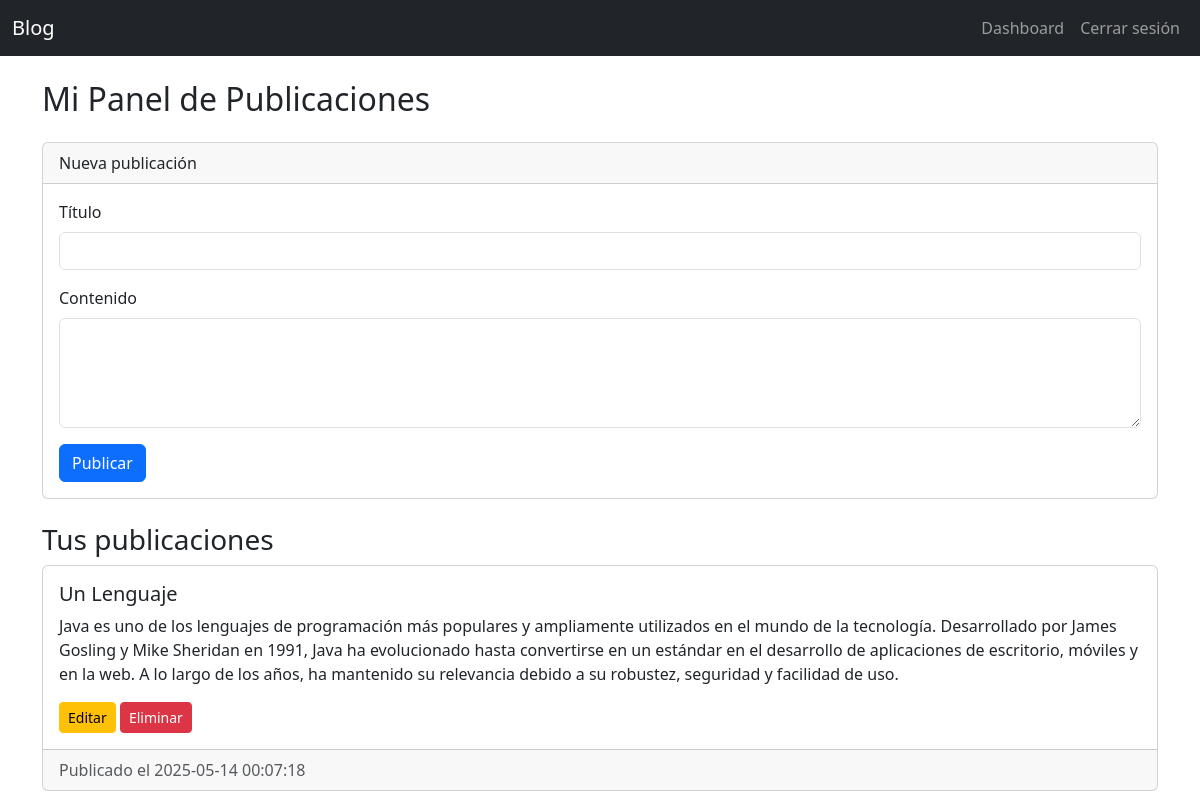
The app's page /dashboard (signed in) with its own data.
### tables this page shows
CREATE TABLE posts (
            id INTEGER PRIMARY KEY AUTOINCREMENT,
            title TEXT NOT NULL,
            content TEXT NOT NULL,
            user_id INTEGER NOT NULL,
            created_at TEXT DEFAULT CURRENT_TIMESTAMP,
            FOREIGN KEY (user_id) REFERENCES users(id)
        );

### app.py (the view)
@app.route('/dashboard')
@login_required
def dashboard():
    conn = get_db_connection()
    posts = conn.execute('SELECT * FROM posts WHERE user_id = ?', (current_user.id,)).fetchall()
    conn.close()
    return render_template('dashboard.html', posts=posts)

### app.py (called while the page is built)
def get_db_connection():
    conn = sqlite3.connect('blog.db')
    conn.row_factory = sqlite3.Row
    return conn

@login_manager.user_loader
def load_user(user_id):
    return User.get_by_id(user_id)

    @staticmethod
    def get_by_id(user_id):
        conn = get_db_connection()
        user = conn.execute('SELECT * FROM users WHERE id = ?', (user_id,)).fetchone()
        conn.close()
        if user:
            return User(user['id'], user['username'], user['password'])
        return None

### templates/dashboard.html (shortened to what this page needs)
{% extends 'base.html' %}
{% block content %}
<h2 class="mb-4">Mi Panel de Publicaciones</h2>
<div class="card mb-4">
    <div class="card-header">Nueva publicación</div>
    <div class="card-body">
        <form method="POST" action="{{ url_for('create') }}">
            <div class="mb-3">
                <label for="title" class="form-label">Título</label>
                <input type="text" name="title" id="title" class="form-control" required>
            </div>
            <div class="mb-3">
                <label for="content" class="form-label">Contenido</label>
                <textarea name="content" id="content" class="form-control" rows="4" required></textarea>
            </div>
            <button type="submit" class="btn btn-primary">Publicar</button>
        </form>
    </div>
</div>
<h3>Tus publicaciones</h3>
{% if posts %}
    {% for post in posts %}
        <div class="card mb-3">
            <div class="card-body">
                <h5 class="card-title">{{ post.title }}</h5>
                <p class="card-text">{{ post.content }}</p>
                <a href="{{ url_for('edit', post_id=post.id) }}" class="btn btn-sm btn-warning">Editar</a>
                <a href="{{ url_for('delete', post_id=post.id) }}" class="btn btn-sm btn-danger"
                   onclick="return confirm('¿Estás seguro de que deseas eliminar esta publicación?');">Eliminar</a>
            </div>
            <div class="card-footer text-muted">
                Publicado el {{ post.created_at }}
            </div>
        </div>
    {% endfor %}
{% else %}
    <p>No has publicado nada aún.</p>
{% endif %}
{% endblock %}

### records on screen
posts: title "Un Lenguaje", content "Java es uno de los lenguajes de programación más populares y ampliamente utilizados en el mundo de la tecnología. Desarrollado por James Gosling y Mike Sheridan en 1991, Java ha evolucionado hasta convertirse en un estándar en el desarrollo de aplicaciones de escritorio, móviles y en la web. A lo largo de los años, ha mantenido su relevancia debido a su robustez, seguridad y facilidad de uso.", created_at "2025-05-14 00:07:18"
